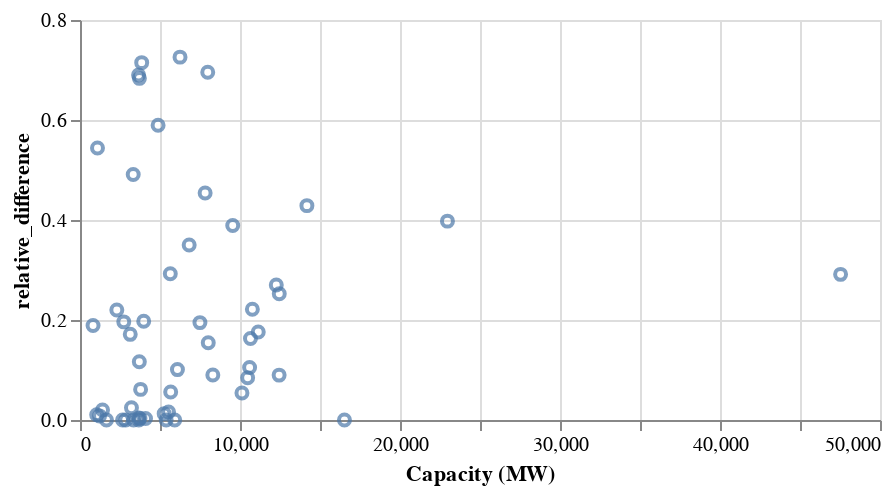

The notebook cell this image was saved under:
### Code cell
alt.Chart(
    base_tx_exp_range.query("mean > 500")
    ).mark_point().encode(
    x=alt.X("mean").title("Capacity (MW)"), #.scale(type="log"),
    y=alt.Y("relative_difference"), #.scale(type="log"),
    # color="tech_type",
    # shape="tech_type",
    # tooltip=["tech_type", "relative_difference", "mean", "planning_year"],
    
).properties(
    height=200,
    width=400
)

### Figure 1 — Vega-Lite specification as saved in the notebook (floating-point values rounded to 4 significant figures)
{"config": {"view": {"continuousWidth": 300, "continuousHeight": 300}}, "data": {"name": "data-baa081794e3686a67bca35336d279d52"}, "mark": {"type": "point"}, "encoding": {"x": {"field": "mean", "title": "Capacity (MW)", "type": "quantitative"}, "y": {"field": "relative_difference", "type": "quantitative"}}, "height": 200, "width": 400, "$schema": "https://vega.github.io/schema/vega-lite/v5.20.1.json", "datasets": {"data-baa081794e3686a67bca35336d279d52": [{"line_name": "BASN_to_CASO", "start_region": "BASN", "dest_region": "CASO", "min": 5920.0, "mean": 5920.0, "max": 5920.0, "relative_difference": 0.0, "lat1": 40.57, "lon1": -114.5, "lat2": 35.08, "lon2": -117.4}, {"line_name": "BASN_to_NWPP", "start_region": "BASN", "dest_region": "NWPP", "min": 3350.0, "mean": 3350.0, "max": 3350.0, "relative_difference": 0.0, "lat1": 40.57, "lon1": -114.5, "lat2": 45.93, "lon2": -117.0}, {"line_name": "BASN_to_RMRG", "start_region": "BASN", "dest_region": "RMRG", "min": 5518.0, "mean": 5668.0, "max": 5835.0, "relative_difference": 0.05593, "lat1": 40.57, "lon1": -114.5, "lat2": 41.12, "lon2": -106.4}, {"line_name": "BASN_to_SRSG", "start_region": "BASN", "dest_region": "SRSG", "min": 5385.0, "mean": 5385.0, "max": 5385.0, "relative_difference": 0.0, "lat1": 40.57, "lon1": -114.5, "lat2": 34.36, "lon2": -109.3}, {"line_name": "CANO_to_CASO", "start_region": "CANO", "dest_region": "CASO", "min": 3675.0, "mean": 3675.0, "max": 3675.0, "relative_difference": 0.0, "lat1": 38.61, "lon1": -121.4, "lat2": 35.08, "lon2": -117.4}, {"line_name": "CANO_to_NWPP", "start_region": "CANO", "dest_region": "NWPP", "min": 3675.0, "mean": 3679.0, "max": 3689.0, "relative_difference": 0.003806, "lat1": 38.61, "lon1": -121.4, "lat2": 45.93, "lon2": -117.0}, {"line_name": "CASO_to_NWPP", "start_region": "CASO", "dest_region": "NWPP", "min": 2858.0, "mean": 2858.0, "max": 2858.0, "relative_difference": 0.0, "lat1": 35.08, "lon1": -117.4, "lat2": 45.93, "lon2": -117.0}, {"line_name": "CASO_to_SRSG", "start_region": "CASO", "dest_region": "SRSG", "min": 9553.0, "mean": 10770.0, "max": 11940.0, "relative_difference": 0.2216, "lat1": 35.08, "lon1": -117.4, "lat2": 34.36, "lon2": -109.3}, {"line_name": "FRCC_to_SRSE", "start_region": "FRCC", "dest_region": "SRSE", "min": 3600.0, "mean": 3708.0, "max": 4032.0, "relative_difference": 0.1165, "lat1": 28.35, "lon1": -81.91, "lat2": 32.32, "lon2": -85.05}, {"line_name": "ISNE_to_NYCW", "start_region": "ISNE", "dest_region": "NYCW", "min": 760.0, "mean": 815.2, "max": 914.0, "relative_difference": 0.1889, "lat1": 44.23, "lon1": -70.65, "lat2": 40.84, "lon2": -73.09}, {"line_name": "ISNE_to_NYUP", "start_region": "ISNE", "dest_region": "NYUP", "min": 10120.0, "mean": 10600.0, "max": 11240.0, "relative_difference": 0.105, "lat1": 44.23, "lon1": -70.65, "lat2": 42.99, "lon2": -75.58}, {"line_name": "MISC_to_MISE", "start_region": "MISC", "dest_region": "MISE", "min": 2108.0, "mean": 2301.0, "max": 2614.0, "relative_difference": 0.2199, "lat1": 39.08, "lon1": -89.54, "lat2": 43.57, "lon2": -84.58}, {"line_name": "MISC_to_MISS", "start_region": "MISC", "dest_region": "MISS", "min": 1039.0, "mean": 1042.0, "max": 1050.0, "relative_difference": 0.01056, "lat1": 39.08, "lon1": -89.54, "lat2": 32.37, "lon2": -91.56}, {"line_name": "MISC_to_MISW", "start_region": "MISC", "dest_region": "MISW", "min": 1655.0, "mean": 1655.0, "max": 1655.0, "relative_difference": 0.0, "lat1": 39.08, "lon1": -89.54, "lat2": 45.7, "lon2": -96.0}, {"line_name": "MISC_to_PJMC", "start_region": "MISC", "dest_region": "PJMC", "min": 5244.0, "mean": 5261.0, "max": 5311.0, "relative_difference": 0.01273, "lat1": 39.08, "lon1": -89.54, "lat2": 41.52, "lon2": -89.07}, {"line_name": "MISC_to_PJMW", "start_region": "MISC", "dest_region": "PJMW", "min": 10930.0, "mean": 12450.0, "max": 14070.0, "relative_difference": 0.2524, "lat1": 39.08, "lon1": -89.54, "lat2": 39.42, "lon2": -81.91}, {"line_name": "MISC_to_SPPC", "start_region": "MISC", "dest_region": "SPPC", "min": 9552.0, "mean": 10660.0, "max": 11290.0, "relative_difference": 0.163, "lat1": 39.08, "lon1": -89.54, "lat2": 38.36, "lon2": -97.37}, {"line_name": "MISC_to_SPPN", "start_region": "MISC", "dest_region": "SPPN", "min": 2415.0, "mean": 3660.0, "max": 4941.0, "relative_difference": 0.6901, "lat1": 39.08, "lon1": -89.54, "lat2": 43.42, "lon2": -100.2}, {"line_name": "MISC_to_SPPS", "start_region": "MISC", "dest_region": "SPPS", "min": 7434.0, "mean": 8016.0, "max": 8672.0, "relative_difference": 0.1544, "lat1": 39.08, "lon1": -89.54, "lat2": 34.99, "lon2": -98.46}, {"line_name": "MISC_to_SRCE", "start_region": "MISC", "dest_region": "SRCE", "min": 3745.0, "mean": 3749.0, "max": 3756.0, "relative_difference": 0.002934, "lat1": 39.08, "lon1": -89.54, "lat2": 35.82, "lon2": -86.41}, {"line_name": "MISE_to_MISW", "start_region": "MISE", "dest_region": "MISW", "min": 826.0, "mean": 1094.0, "max": 1421.0, "relative_difference": 0.5441, "lat1": 43.57, "lon1": -84.58, "lat2": 45.7, "lon2": -96.0}, {"line_name": "MISE_to_PJMW", "start_region": "MISE", "dest_region": "PJMW", "min": 2662.0, "mean": 2662.0, "max": 2662.0, "relative_difference": 0.0, "lat1": 43.57, "lon1": -84.58, "lat2": 39.42, "lon2": -81.91}, {"line_name": "MISS_to_SPPC", "start_region": "MISS", "dest_region": "SPPC", "min": 2998.0, "mean": 3856.0, "max": 5754.0, "relative_difference": 0.7147, "lat1": 32.37, "lon1": -91.56, "lat2": 38.36, "lon2": -97.37}, {"line_name": "MISS_to_SPPS", "start_region": "MISS", "dest_region": "SPPS", "min": 16970.0, "mean": 22970.0, "max": 26100.0, "relative_difference": 0.3977, "lat1": 32.37, "lon1": -91.56, "lat2": 34.99, "lon2": -98.46}, {"line_name": "MISS_to_SRCE", "start_region": "MISS", "dest_region": "SRCE", "min": 4092.0, "mean": 4096.0, "max": 4105.0, "relative_difference": 0.003174, "lat1": 32.37, "lon1": -91.56, "lat2": 35.82, "lon2": -86.41}, {"line_name": "MISS_to_SRSE", "start_region": "MISS", "dest_region": "SRSE", "min": 7759.0, "mean": 9545.0, "max": 11470.0, "relative_difference": 0.389, "lat1": 32.37, "lon1": -91.56, "lat2": 32.32, "lon2": -85.05}, {"line_name": "MISW_to_PJMC", "start_region": "MISW", "dest_region": "PJMC", "min": 11660.0, "mean": 12450.0, "max": 12780.0, "relative_difference": 0.08975, "lat1": 45.7, "lon1": -96.0, "lat2": 41.52, "lon2": -89.07}, {"line_name": "MISW_to_SPPN", "start_region": "MISW", "dest_region": "SPPN", "min": 5512.0, "mean": 5534.0, "max": 5601.0, "relative_difference": 0.01608, "lat1": 45.7, "lon1": -96.0, "lat2": 43.42, "lon2": -100.2}, {"line_name": "NWPP_to_RMRG", "start_region": "NWPP", "dest_region": "RMRG", "min": 4975.0, "mean": 5644.0, "max": 6625.0, "relative_difference": 0.2924, "lat1": 45.93, "lon1": -117.0, "lat2": 41.12, "lon2": -106.4}, {"line_name": "NWPP_to_SPPN", "start_region": "NWPP", "dest_region": "SPPN", "min": 2229.0, "mean": 3326.0, "max": 3862.0, "relative_difference": 0.491, "lat1": 45.93, "lon1": -117.0, "lat2": 43.42, "lon2": -100.2}, {"line_name": "NYCW_to_NYUP", "start_region": "NYCW", "dest_region": "NYUP", "min": 3788.0, "mean": 4881.0, "max": 6666.0, "relative_difference": 0.5896, "lat1": 40.84, "lon1": -73.09, "lat2": 42.99, "lon2": -75.58}, {"line_name": "NYCW_to_PJME", "start_region": "NYCW", "dest_region": "PJME", "min": 10000.0, "mean": 12270.0, "max": 13310.0, "relative_difference": 0.27, "lat1": 40.84, "lon1": -73.09, "lat2": 40.37, "lon2": -76.72}, {"line_name": "NYUP_to_PJME", "start_region": "NYUP", "dest_region": "PJME", "min": 9955.0, "mean": 10480.0, "max": 10840.0, "relative_difference": 0.08457, "lat1": 42.99, "lon1": -75.58, "lat2": 40.37, "lon2": -76.72}, {"line_name": "PJMC_to_PJMW", "start_region": "PJMC", "dest_region": "PJMW", "min": 10000.0, "mean": 11140.0, "max": 11960.0, "relative_difference": 0.1758, "lat1": 41.52, "lon1": -89.07, "lat2": 39.42, "lon2": -81.91}, {"line_name": "PJMD_to_PJME", "start_region": "PJMD", "dest_region": "PJME", "min": 6447.0, "mean": 7984.0, "max": 12000.0, "relative_difference": 0.6955, "lat1": 37.32, "lon1": -77.74, "lat2": 40.37, "lon2": -76.72}, {"line_name": "PJMD_to_PJMW", "start_region": "PJMD", "dest_region": "PJMW", "min": 6930.0, "mean": 7821.0, "max": 10480.0, "relative_difference": 0.4539, "lat1": 37.32, "lon1": -77.74, "lat2": 39.42, "lon2": -81.91}, {"line_name": "PJMD_to_SRCA", "start_region": "PJMD", "dest_region": "SRCA", "min": 3053.0, "mean": 3713.0, "max": 5590.0, "relative_difference": 0.6833, "lat1": 37.32, "lon1": -77.74, "lat2": 34.8, "lon2": -80.06}, {"line_name": "PJME_to_PJMW", "start_region": "PJME", "dest_region": "PJMW", "min": 38850.0, "mean": 47540.0, "max": 52700.0, "relative_difference": 0.2913, "lat1": 40.37, "lon1": -76.72, "lat2": 39.42, "lon2": -81.91}, {"line_name": "PJMW_to_SRCA", "start_region": "PJMW", "dest_region": "SRCA", "min": 1219.0, "mean": 1222.0, "max": 1229.0, "relative_difference": 0.008185, "lat1": 39.42, "lon1": -81.91, "lat2": 34.8, "lon2": -80.06}, {"line_name": "PJMW_to_SRCE", "start_region": "PJMW", "dest_region": "SRCE", "min": 3677.0, "mean": 3788.0, "max": 3909.0, "relative_difference": 0.06125, "lat1": 39.42, "lon1": -81.91, "lat2": 35.82, "lon2": -86.41}, {"line_name": "RMRG_to_SPPC", "start_region": "RMRG", "dest_region": "SPPC", "min": 9930.0, "mean": 10120.0, "max": 10480.0, "relative_difference": 0.05414, "lat1": 41.12, "lon1": -106.4, "lat2": 38.36, "lon2": -97.37}, {"line_name": "RMRG_to_SPPN", "start_region": "RMRG", "dest_region": "SPPN", "min": 6111.0, "mean": 6824.0, "max": 8500.0, "relative_difference": 0.3501, "lat1": 41.12, "lon1": -106.4, "lat2": 43.42, "lon2": -100.2}, {"line_name": "RMRG_to_SRSG", "start_region": "RMRG", "dest_region": "SRSG", "min": 2496.0, "mean": 2736.0, "max": 3033.0, "relative_difference": 0.1963, "lat1": 41.12, "lon1": -106.4, "lat2": 34.36, "lon2": -109.3}, {"line_name": "SPPC_to_SPPN", "start_region": "SPPC", "dest_region": "SPPN", "min": 2996.0, "mean": 3140.0, "max": 3534.0, "relative_difference": 0.1713, "lat1": 38.36, "lon1": -97.37, "lat2": 43.42, "lon2": -100.2}, {"line_name": "SPPC_to_SPPS", "start_region": "SPPC", "dest_region": "SPPS", "min": 3627.0, "mean": 3982.0, "max": 4413.0, "relative_difference": 0.1974, "lat1": 38.36, "lon1": -97.37, "lat2": 34.99, "lon2": -98.46}, {"line_name": "SPPN_to_SPPS", "start_region": "SPPN", "dest_region": "SPPS", "min": 5742.0, "mean": 6090.0, "max": 6356.0, "relative_difference": 0.1008, "lat1": 43.42, "lon1": -100.2, "lat2": 34.99, "lon2": -98.46}, {"line_name": "SPPS_to_SRSG", "start_region": "SPPS", "dest_region": "SRSG", "min": 10100.0, "mean": 14180.0, "max": 16180.0, "relative_difference": 0.4287, "lat1": 34.99, "lon1": -98.46, "lat2": 34.36, "lon2": -109.3}, {"line_name": "SPPS_to_TRE", "start_region": "SPPS", "dest_region": "TRE", "min": 8012.0, "mean": 8302.0, "max": 8758.0, "relative_difference": 0.08986, "lat1": 34.99, "lon1": -98.46, "lat2": 30.32, "lon2": -97.54}, {"line_name": "SPPS_to_TREW", "start_region": "SPPS", "dest_region": "TREW", "min": 6951.0, "mean": 7496.0, "max": 8411.0, "relative_difference": 0.1948, "lat1": 34.99, "lon1": -98.46, "lat2": 32.16, "lon2": -101.6}, {"line_name": "SRCA_to_SRSE", "start_region": "SRCA", "dest_region": "SRSE", "min": 1400.0, "mean": 1407.0, "max": 1428.0, "relative_difference": 0.0199, "lat1": 34.8, "lon1": -80.06, "lat2": 32.32, "lon2": -85.05}, {"line_name": "SRCE_to_SRSE", "start_region": "SRCE", "dest_region": "SRSE", "min": 3196.0, "mean": 3217.0, "max": 3275.0, "relative_difference": 0.02456, "lat1": 35.82, "lon1": -86.41, "lat2": 32.32, "lon2": -85.05}, {"line_name": "SRSG_to_TRE", "start_region": "SRSG", "dest_region": "TRE", "min": 4212.0, "mean": 6252.0, "max": 8749.0, "relative_difference": 0.7257, "lat1": 34.36, "lon1": -109.3, "lat2": 30.32, "lon2": -97.54}, {"line_name": "TRE_to_TREW", "start_region": "TRE", "dest_region": "TREW", "min": 16530.0, "mean": 16530.0, "max": 16530.0, "relative_difference": 0.0, "lat1": 30.32, "lon1": -97.54, "lat2": 32.16, "lon2": -101.6}]}}
